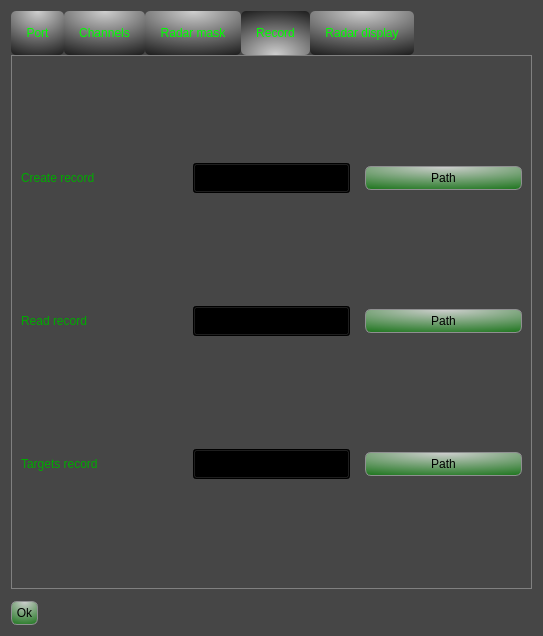
<?xml version="1.0" encoding="UTF-8"?>
<ui version="4.0">
 <class>WindowSettings</class>
 <widget class="QDialog" name="WindowSettings">
  <property name="geometry">
   <rect>
    <x>0</x>
    <y>0</y>
    <width>543</width>
    <height>636</height>
   </rect>
  </property>
  <property name="maximumSize">
   <size>
    <width>600</width>
    <height>800</height>
   </size>
  </property>
  <property name="windowTitle">
   <string>Dialog</string>
  </property>
  <property name="styleSheet">
   <string notr="true">QDialog {
background-color: rgb(70, 70, 70);
}

QTabBar::tab { 
	background-color: qradialgradient(spread:pad, cx:0.505, cy:0, radius:1.292, fx:0.505075, fy:0.006, stop:0 rgba(207, 207, 207, 255), stop:1 rgba(0, 0, 0, 255));
border-radius:5px;
padding:15;
	font: 8pt &quot;MS Shell Dlg 2&quot;;
	color: rgb(0, 255, 0);
} 

QTabBar::tab:selected { 
	background-color: qradialgradient(spread:pad, cx:0.500025, cy:1, radius:1.292, fx:0.5001, fy:1, stop:0 rgba(207, 207, 207, 255), stop:1 rgba(0, 0, 0, 255));
border-color: rgb(255, 255, 0);
	border-color: rgb(0, 170, 0);
border-width:3;
}

QTabBar::field { 
background-color: rgb(70, 70, 70);
}

QTabWidget::tab {
 background-color: rgb(70, 70, 70);
}

QTabWidget:pane {
border: 1px solid gray;
 background-color: rgb(70, 70, 70);
}

QPushButton
{
	background-color: qradialgradient(spread:pad, cx:0.505, cy:0, radius:1.292, fx:0.505075, fy:0.006, stop:0 rgba(207, 207, 207, 255), stop:1 rgba(0, 102, 0, 255));
border: 1px solid #8f8f91;
border-radius: 6px;
padding:4;
font: 10pt &quot;MS Shell Dlg 2&quot;;
}

QPushButton:pressed {
	background-color: qradialgradient(spread:pad, cx:0.500025, cy:1, radius:1.292, fx:0.5001, fy:1, stop:0 rgba(207, 207, 207, 255), stop:1 rgba(0, 102, 0, 255));
}

QPushButton:checked {
/*color: rgb(0, 255, 0);
border-color: rgb(0, 0, 127);
background-color: rgb(255, 255, 255);*/
	border-color: rgb(255, 255, 0);
border-width: 2px;
	background-color: qradialgradient(spread:pad, cx:0.500025, cy:1, radius:1.292, fx:0.5001, fy:1, stop:0 rgba(207, 207, 207, 255), stop:1 rgba(0, 102, 0, 255));
}

QComboBox {
	background-color: qradialgradient(spread:pad, cx:0.500025, cy:1, radius:1.292, fx:0.5001, fy:1, stop:0 rgba(207, 207, 207, 255), stop:1 rgba(0, 102, 0, 255));
border-color: rgb(85, 170, 0);
border-width:2px;
selection-background-color: rgb(70, 70, 70, 0);
padding:5;
	font: 10pt &quot;MS Shell Dlg 2&quot;;
}

QComboBox:selected {
background-color: rgb(70, 70, 70, 0);
}

QTextEdit {
background-color: rgb(70, 70, 70);
color: rgb(0, 170, 0);
}

QLabel {
background-color: rgb(0, 0, 0, 0);
font: 10pt &quot;MS Shell Dlg 2&quot;;
}

QSpinBox {
	background-color: qradialgradient(spread:pad, cx:0.505, cy:0, radius:1.292, fx:0.505075, fy:0.006, stop:0 rgba(207, 207, 207, 255), stop:1 rgba(0, 102, 0, 255));
padding:6;
selection-background-color: rgb(70, 70, 70, 0);
	selection-color: rgb(255, 0, 0);
font: 10pt &quot;MS Shell Dlg 2&quot;;
}</string>
  </property>
  <layout class="QVBoxLayout" name="verticalLayout">
   <property name="spacing">
    <number>12</number>
   </property>
   <item>
    <widget class="QTabWidget" name="tabWidget">
     <property name="styleSheet">
      <string notr="true">QLabel {
background-color: rgb(0, 0, 0, 0);
	color: rgb(0, 170, 0);
font: 8pt &quot;MS Shell Dlg 2&quot;;
}</string>
     </property>
     <property name="currentIndex">
      <number>3</number>
     </property>
     <property name="iconSize">
      <size>
       <width>16</width>
       <height>16</height>
      </size>
     </property>
     <widget class="QWidget" name="tab">
      <property name="minimumSize">
       <size>
        <width>0</width>
        <height>0</height>
       </size>
      </property>
      <property name="styleSheet">
       <string notr="true"/>
      </property>
      <attribute name="title">
       <string>Port</string>
      </attribute>
      <layout class="QGridLayout" name="gridLayout">
       <property name="spacing">
        <number>15</number>
       </property>
       <item row="0" column="0">
        <widget class="QLabel" name="label_3">
         <property name="text">
          <string>&lt;html&gt;&lt;head/&gt;&lt;body&gt;&lt;p align=&quot;center&quot;&gt;&lt;span style=&quot; font-size:12pt;&quot;&gt;Port&lt;/span&gt;&lt;/p&gt;&lt;/body&gt;&lt;/html&gt;</string>
         </property>
        </widget>
       </item>
       <item row="0" column="1">
        <widget class="QLabel" name="labelIcon">
         <property name="text">
          <string/>
         </property>
        </widget>
       </item>
       <item row="1" column="1">
        <widget class="QComboBox" name="comboBox">
         <item>
          <property name="text">
           <string>COM port</string>
          </property>
         </item>
         <item>
          <property name="text">
           <string>Microgate</string>
          </property>
         </item>
        </widget>
       </item>
       <item row="1" column="0">
        <widget class="QLabel" name="label_2">
         <property name="text">
          <string>Device</string>
         </property>
        </widget>
       </item>
       <item row="2" column="0">
        <widget class="QLabel" name="label">
         <property name="text">
          <string>Name port</string>
         </property>
        </widget>
       </item>
       <item row="3" column="0">
        <widget class="QLabel" name="labelBaud">
         <property name="text">
          <string>Baund rate</string>
         </property>
        </widget>
       </item>
       <item row="3" column="1">
        <widget class="QComboBox" name="comboBoxBaud">
         <item>
          <property name="text">
           <string>1200</string>
          </property>
         </item>
         <item>
          <property name="text">
           <string>2400</string>
          </property>
         </item>
         <item>
          <property name="text">
           <string>4800</string>
          </property>
         </item>
         <item>
          <property name="text">
           <string>9600</string>
          </property>
         </item>
         <item>
          <property name="text">
           <string>19200</string>
          </property>
         </item>
         <item>
          <property name="text">
           <string>38400</string>
          </property>
         </item>
         <item>
          <property name="text">
           <string>57600</string>
          </property>
         </item>
         <item>
          <property name="text">
           <string>115200</string>
          </property>
         </item>
         <item>
          <property name="text">
           <string>-1</string>
          </property>
         </item>
        </widget>
       </item>
       <item row="4" column="0">
        <widget class="QLabel" name="labelByte">
         <property name="text">
          <string>Byte size</string>
         </property>
        </widget>
       </item>
       <item row="5" column="1">
        <widget class="QComboBox" name="comboBoxParity">
         <item>
          <property name="text">
           <string>NoParity</string>
          </property>
         </item>
         <item>
          <property name="text">
           <string>EvenParity</string>
          </property>
         </item>
         <item>
          <property name="text">
           <string>OddParity</string>
          </property>
         </item>
         <item>
          <property name="text">
           <string>SpaceParity</string>
          </property>
         </item>
         <item>
          <property name="text">
           <string>MarkParity</string>
          </property>
         </item>
         <item>
          <property name="text">
           <string>UnknownParity</string>
          </property>
         </item>
        </widget>
       </item>
       <item row="6" column="0">
        <widget class="QLabel" name="labelBits">
         <property name="text">
          <string>Stop bits</string>
         </property>
        </widget>
       </item>
       <item row="2" column="1">
        <widget class="QComboBox" name="comboBoxPort"/>
       </item>
       <item row="4" column="1">
        <widget class="QComboBox" name="comboBoxByte">
         <item>
          <property name="text">
           <string>5</string>
          </property>
         </item>
         <item>
          <property name="text">
           <string>6</string>
          </property>
         </item>
         <item>
          <property name="text">
           <string>7</string>
          </property>
         </item>
         <item>
          <property name="text">
           <string>8</string>
          </property>
         </item>
         <item>
          <property name="text">
           <string>-1</string>
          </property>
         </item>
        </widget>
       </item>
       <item row="6" column="1">
        <widget class="QComboBox" name="comboBoxBits">
         <item>
          <property name="text">
           <string>OneStop</string>
          </property>
         </item>
         <item>
          <property name="text">
           <string>OneAndHalfStop</string>
          </property>
         </item>
         <item>
          <property name="text">
           <string>TwoStop</string>
          </property>
         </item>
         <item>
          <property name="text">
           <string>UnknownStopBits</string>
          </property>
         </item>
        </widget>
       </item>
       <item row="5" column="0">
        <widget class="QLabel" name="labelParity">
         <property name="text">
          <string>Parity</string>
         </property>
        </widget>
       </item>
      </layout>
     </widget>
     <widget class="QWidget" name="tab_2">
      <property name="styleSheet">
       <string notr="true"/>
      </property>
      <attribute name="title">
       <string>Channels</string>
      </attribute>
      <layout class="QGridLayout" name="gridLayout_2">
       <item row="0" column="0">
        <widget class="QLabel" name="label_9">
         <property name="text">
          <string>&lt;html&gt;&lt;head/&gt;&lt;body&gt;&lt;p align=&quot;center&quot;&gt;&lt;span style=&quot; font-size:12pt;&quot;&gt;Channels&lt;/span&gt;&lt;/p&gt;&lt;/body&gt;&lt;/html&gt;</string>
         </property>
        </widget>
       </item>
       <item row="0" column="2">
        <widget class="QLabel" name="labelIcon_2">
         <property name="text">
          <string/>
         </property>
        </widget>
       </item>
       <item row="1" column="2">
        <widget class="QLabel" name="labThresh">
         <property name="maximumSize">
          <size>
           <width>16777215</width>
           <height>20</height>
          </size>
         </property>
         <property name="text">
          <string>Threshold value</string>
         </property>
        </widget>
       </item>
       <item row="1" column="4">
        <widget class="QLabel" name="labVal">
         <property name="text">
          <string>% value</string>
         </property>
        </widget>
       </item>
       <item row="2" column="0">
        <widget class="QLabel" name="labACP">
         <property name="text">
          <string>ACP</string>
         </property>
        </widget>
       </item>
       <item row="2" column="1">
        <widget class="QComboBox" name="comboBoxAz">
         <item>
          <property name="text">
           <string>Channel 1</string>
          </property>
         </item>
         <item>
          <property name="text">
           <string>Channel 2</string>
          </property>
         </item>
         <item>
          <property name="text">
           <string>Channel 3</string>
          </property>
         </item>
         <item>
          <property name="text">
           <string>Channel 4</string>
          </property>
         </item>
         <item>
          <property name="text">
           <string>Channel 5</string>
          </property>
         </item>
         <item>
          <property name="text">
           <string>Channel 6</string>
          </property>
         </item>
         <item>
          <property name="text">
           <string>Channel 7</string>
          </property>
         </item>
         <item>
          <property name="text">
           <string>Channel 8</string>
          </property>
         </item>
        </widget>
       </item>
       <item row="2" column="2">
        <widget class="QSpinBox" name="spinBoxAz">
         <property name="styleSheet">
          <string notr="true">gridline-color: rgb(85, 255, 255);</string>
         </property>
        </widget>
       </item>
       <item row="2" column="3">
        <widget class="QPushButton" name="butAutoACP">
         <property name="text">
          <string>Auto</string>
         </property>
        </widget>
       </item>
       <item row="2" column="4">
        <widget class="QSpinBox" name="spinCoefficACP"/>
       </item>
       <item row="3" column="0">
        <widget class="QLabel" name="labARP">
         <property name="text">
          <string>ARP</string>
         </property>
        </widget>
       </item>
       <item row="3" column="1">
        <widget class="QComboBox" name="comboBoxNor">
         <item>
          <property name="text">
           <string>Channel 1</string>
          </property>
         </item>
         <item>
          <property name="text">
           <string>Channel 2</string>
          </property>
         </item>
         <item>
          <property name="text">
           <string>Channel 3</string>
          </property>
         </item>
         <item>
          <property name="text">
           <string>Channel 4</string>
          </property>
         </item>
         <item>
          <property name="text">
           <string>Channel 5</string>
          </property>
         </item>
         <item>
          <property name="text">
           <string>Channel 6</string>
          </property>
         </item>
         <item>
          <property name="text">
           <string>Channel 7</string>
          </property>
         </item>
         <item>
          <property name="text">
           <string>Channel 8</string>
          </property>
         </item>
        </widget>
       </item>
       <item row="3" column="2">
        <widget class="QSpinBox" name="spinBoxNor">
         <property name="styleSheet">
          <string notr="true"/>
         </property>
        </widget>
       </item>
       <item row="3" column="3">
        <widget class="QPushButton" name="butAutoARP">
         <property name="text">
          <string>Auto</string>
         </property>
        </widget>
       </item>
       <item row="3" column="4">
        <widget class="QSpinBox" name="spinCoefficARP"/>
       </item>
       <item row="4" column="0">
        <widget class="QLabel" name="labR1">
         <property name="text">
          <string>R1</string>
         </property>
        </widget>
       </item>
       <item row="4" column="1">
        <widget class="QComboBox" name="comboBoxR1">
         <item>
          <property name="text">
           <string>Channel 1</string>
          </property>
         </item>
         <item>
          <property name="text">
           <string>Channel 2</string>
          </property>
         </item>
         <item>
          <property name="text">
           <string>Channel 3</string>
          </property>
         </item>
         <item>
          <property name="text">
           <string>Channel 4</string>
          </property>
         </item>
         <item>
          <property name="text">
           <string>Channel 5</string>
          </property>
         </item>
         <item>
          <property name="text">
           <string>Channel 6</string>
          </property>
         </item>
         <item>
          <property name="text">
           <string>Channel 7</string>
          </property>
         </item>
         <item>
          <property name="text">
           <string>Channel 8</string>
          </property>
         </item>
        </widget>
       </item>
       <item row="4" column="2">
        <widget class="QLabel" name="labR2">
         <property name="text">
          <string>R2</string>
         </property>
        </widget>
       </item>
       <item row="4" column="3">
        <widget class="QComboBox" name="comboBoxR2">
         <item>
          <property name="text">
           <string>Channel 1</string>
          </property>
         </item>
         <item>
          <property name="text">
           <string>Channel 2</string>
          </property>
         </item>
         <item>
          <property name="text">
           <string>Channel 3</string>
          </property>
         </item>
         <item>
          <property name="text">
           <string>Channel 4</string>
          </property>
         </item>
         <item>
          <property name="text">
           <string>Channel 5</string>
          </property>
         </item>
         <item>
          <property name="text">
           <string>Channel 6</string>
          </property>
         </item>
         <item>
          <property name="text">
           <string>Channel 7</string>
          </property>
         </item>
         <item>
          <property name="text">
           <string>Channel 8</string>
          </property>
         </item>
        </widget>
       </item>
       <item row="5" column="0">
        <widget class="QLabel" name="labS1">
         <property name="text">
          <string>S1</string>
         </property>
        </widget>
       </item>
       <item row="5" column="1">
        <widget class="QComboBox" name="comboBoxS1">
         <item>
          <property name="text">
           <string>Channel 1</string>
          </property>
         </item>
         <item>
          <property name="text">
           <string>Channel 2</string>
          </property>
         </item>
         <item>
          <property name="text">
           <string>Channel 3</string>
          </property>
         </item>
         <item>
          <property name="text">
           <string>Channel 4</string>
          </property>
         </item>
         <item>
          <property name="text">
           <string>Channel 5</string>
          </property>
         </item>
         <item>
          <property name="text">
           <string>Channel 6</string>
          </property>
         </item>
         <item>
          <property name="text">
           <string>Channel 7</string>
          </property>
         </item>
         <item>
          <property name="text">
           <string>Channel 8</string>
          </property>
         </item>
        </widget>
       </item>
       <item row="5" column="2">
        <widget class="QLabel" name="labS2">
         <property name="text">
          <string>S2</string>
         </property>
        </widget>
       </item>
       <item row="5" column="3">
        <widget class="QComboBox" name="comboBoxS2">
         <item>
          <property name="text">
           <string>Channel 1</string>
          </property>
         </item>
         <item>
          <property name="text">
           <string>Channel 2</string>
          </property>
         </item>
         <item>
          <property name="text">
           <string>Channel 3</string>
          </property>
         </item>
         <item>
          <property name="text">
           <string>Channel 4</string>
          </property>
         </item>
         <item>
          <property name="text">
           <string>Channel 5</string>
          </property>
         </item>
         <item>
          <property name="text">
           <string>Channel 6</string>
          </property>
         </item>
         <item>
          <property name="text">
           <string>Channel 7</string>
          </property>
         </item>
         <item>
          <property name="text">
           <string>Channel 8</string>
          </property>
         </item>
        </widget>
       </item>
       <item row="6" column="0">
        <widget class="QLabel" name="labS3">
         <property name="text">
          <string>S3</string>
         </property>
        </widget>
       </item>
       <item row="6" column="1">
        <widget class="QComboBox" name="comboBoxS3">
         <item>
          <property name="text">
           <string>Channel 1</string>
          </property>
         </item>
         <item>
          <property name="text">
           <string>Channel 2</string>
          </property>
         </item>
         <item>
          <property name="text">
           <string>Channel 3</string>
          </property>
         </item>
         <item>
          <property name="text">
           <string>Channel 4</string>
          </property>
         </item>
         <item>
          <property name="text">
           <string>Channel 5</string>
          </property>
         </item>
         <item>
          <property name="text">
           <string>Channel 6</string>
          </property>
         </item>
         <item>
          <property name="text">
           <string>Channel 7</string>
          </property>
         </item>
         <item>
          <property name="text">
           <string>Channel 8</string>
          </property>
         </item>
        </widget>
       </item>
       <item row="7" column="0">
        <widget class="QLabel" name="labVidR">
         <property name="text">
          <string>Video</string>
         </property>
        </widget>
       </item>
       <item row="7" column="1">
        <widget class="QComboBox" name="comboBoxTarR">
         <item>
          <property name="text">
           <string>Channel 1</string>
          </property>
         </item>
         <item>
          <property name="text">
           <string>Channel 2</string>
          </property>
         </item>
         <item>
          <property name="text">
           <string>Channel 3</string>
          </property>
         </item>
         <item>
          <property name="text">
           <string>Channel 4</string>
          </property>
         </item>
         <item>
          <property name="text">
           <string>Channel 5</string>
          </property>
         </item>
         <item>
          <property name="text">
           <string>Channel 6</string>
          </property>
         </item>
         <item>
          <property name="text">
           <string>Channel 7</string>
          </property>
         </item>
         <item>
          <property name="text">
           <string>Channel 8</string>
          </property>
         </item>
        </widget>
       </item>
       <item row="7" column="2">
        <widget class="QLabel" name="labTrigR">
         <property name="text">
          <string>Trigger</string>
         </property>
        </widget>
       </item>
       <item row="7" column="3">
        <widget class="QComboBox" name="comboBoxTrR">
         <item>
          <property name="text">
           <string>Channel 1</string>
          </property>
         </item>
         <item>
          <property name="text">
           <string>Channel 2</string>
          </property>
         </item>
         <item>
          <property name="text">
           <string>Channel 3</string>
          </property>
         </item>
         <item>
          <property name="text">
           <string>Channel 4</string>
          </property>
         </item>
         <item>
          <property name="text">
           <string>Channel 5</string>
          </property>
         </item>
         <item>
          <property name="text">
           <string>Channel 6</string>
          </property>
         </item>
         <item>
          <property name="text">
           <string>Channel 7</string>
          </property>
         </item>
         <item>
          <property name="text">
           <string>Channel 8</string>
          </property>
         </item>
        </widget>
       </item>
       <item row="8" column="0">
        <widget class="QLabel" name="labVid">
         <property name="text">
          <string>Video</string>
         </property>
        </widget>
       </item>
       <item row="8" column="1">
        <widget class="QComboBox" name="comboBoxTar">
         <item>
          <property name="text">
           <string>Channel 1</string>
          </property>
         </item>
         <item>
          <property name="text">
           <string>Channel 2</string>
          </property>
         </item>
         <item>
          <property name="text">
           <string>Channel 3</string>
          </property>
         </item>
         <item>
          <property name="text">
           <string>Channel 4</string>
          </property>
         </item>
         <item>
          <property name="text">
           <string>Channel 5</string>
          </property>
         </item>
         <item>
          <property name="text">
           <string>Channel 6</string>
          </property>
         </item>
         <item>
          <property name="text">
           <string>Channel 7</string>
          </property>
         </item>
         <item>
          <property name="text">
           <string>Channel 8</string>
          </property>
         </item>
        </widget>
       </item>
       <item row="8" column="2">
        <widget class="QSpinBox" name="spinBoxTar">
         <property name="styleSheet">
          <string notr="true"/>
         </property>
        </widget>
       </item>
       <item row="8" column="3">
        <widget class="QPushButton" name="butAutoVidio">
         <property name="text">
          <string>Auto</string>
         </property>
        </widget>
       </item>
       <item row="8" column="4">
        <widget class="QSpinBox" name="spinCoefficVideo"/>
       </item>
       <item row="9" column="0">
        <widget class="QLabel" name="labTrig">
         <property name="text">
          <string>Trigger</string>
         </property>
        </widget>
       </item>
       <item row="9" column="1">
        <widget class="QComboBox" name="comboBoxTr">
         <item>
          <property name="text">
           <string>Channel 1</string>
          </property>
         </item>
         <item>
          <property name="text">
           <string>Channel 2</string>
          </property>
         </item>
         <item>
          <property name="text">
           <string>Channel 3</string>
          </property>
         </item>
         <item>
          <property name="text">
           <string>Channel 4</string>
          </property>
         </item>
         <item>
          <property name="text">
           <string>Channel 5</string>
          </property>
         </item>
         <item>
          <property name="text">
           <string>Channel 6</string>
          </property>
         </item>
         <item>
          <property name="text">
           <string>Channel 7</string>
          </property>
         </item>
         <item>
          <property name="text">
           <string>Channel 8</string>
          </property>
         </item>
        </widget>
       </item>
       <item row="9" column="2">
        <widget class="QSpinBox" name="spinBoxTr"/>
       </item>
       <item row="9" column="3">
        <widget class="QPushButton" name="butAutoTrig">
         <property name="text">
          <string>Auto</string>
         </property>
        </widget>
       </item>
       <item row="9" column="4">
        <widget class="QSpinBox" name="spinCoefficTrigger"/>
       </item>
       <item row="10" column="0">
        <widget class="QLabel" name="label_17">
         <property name="text">
          <string>Type of radar</string>
         </property>
        </widget>
       </item>
       <item row="10" column="2" colspan="2">
        <widget class="QComboBox" name="comboBoxTypeRadar">
         <item>
          <property name="text">
           <string>TPS 63</string>
          </property>
         </item>
         <item>
          <property name="text">
           <string>R 18</string>
          </property>
         </item>
        </widget>
       </item>
       <item row="10" column="4">
        <widget class="QPushButton" name="butReduceS">
         <property name="text">
          <string>Reduce_S</string>
         </property>
        </widget>
       </item>
       <item row="11" column="4">
        <widget class="QPushButton" name="butReduceR">
         <property name="text">
          <string>Reduce_R</string>
         </property>
        </widget>
       </item>
      </layout>
     </widget>
     <widget class="QWidget" name="tab_4">
      <attribute name="title">
       <string>Radar mask</string>
      </attribute>
      <layout class="QVBoxLayout" name="verticalLayout_2">
       <item>
        <layout class="QHBoxLayout" name="horizontalLayout_2">
         <item>
          <widget class="QPushButton" name="butAddMask">
           <property name="minimumSize">
            <size>
             <width>60</width>
             <height>0</height>
            </size>
           </property>
           <property name="text">
            <string>Add</string>
           </property>
          </widget>
         </item>
         <item>
          <widget class="QPushButton" name="butDeleteMask">
           <property name="text">
            <string>Delete</string>
           </property>
          </widget>
         </item>
         <item>
          <widget class="QPushButton" name="butCancelMask">
           <property name="text">
            <string>Cancel</string>
           </property>
          </widget>
         </item>
         <item>
          <spacer name="horizontalSpacer_2">
           <property name="orientation">
            <enum>Qt::Horizontal</enum>
           </property>
           <property name="sizeHint" stdset="0">
            <size>
             <width>40</width>
             <height>20</height>
            </size>
           </property>
          </spacer>
         </item>
        </layout>
       </item>
       <item>
        <layout class="QGridLayout" name="gridLayout_4">
         <item row="0" column="2">
          <widget class="QLabel" name="labRang">
           <property name="text">
            <string>Start range</string>
           </property>
          </widget>
         </item>
         <item row="1" column="0">
          <widget class="QLabel" name="labAz_2">
           <property name="text">
            <string>End azimuth</string>
           </property>
          </widget>
         </item>
         <item row="1" column="1">
          <widget class="QLineEdit" name="linAz_2"/>
         </item>
         <item row="0" column="1">
          <widget class="QLineEdit" name="linAz"/>
         </item>
         <item row="0" column="3">
          <widget class="QLineEdit" name="linRang"/>
         </item>
         <item row="0" column="0">
          <widget class="QLabel" name="labAz">
           <property name="text">
            <string>Start azimuth</string>
           </property>
          </widget>
         </item>
         <item row="1" column="3">
          <widget class="QLineEdit" name="linRang_2"/>
         </item>
         <item row="1" column="2">
          <widget class="QLabel" name="labRang_2">
           <property name="text">
            <string>End range</string>
           </property>
          </widget>
         </item>
        </layout>
       </item>
       <item>
        <widget class="QListWidget" name="listMask"/>
       </item>
       <item>
        <widget class="QTextEdit" name="textEditMask"/>
       </item>
      </layout>
     </widget>
     <widget class="QWidget" name="tab_3">
      <attribute name="title">
       <string>Record</string>
      </attribute>
      <layout class="QGridLayout" name="gridLayout_3">
       <property name="spacing">
        <number>15</number>
       </property>
       <item row="0" column="1">
        <widget class="QComboBox" name="comboBoxCreateRecord">
         <item>
          <property name="text">
           <string>None</string>
          </property>
         </item>
         <item>
          <property name="text">
           <string>Write</string>
          </property>
         </item>
        </widget>
       </item>
       <item row="1" column="1">
        <widget class="QComboBox" name="comboBoxMode">
         <property name="styleSheet">
          <string notr="true"/>
         </property>
         <item>
          <property name="text">
           <string>Board</string>
          </property>
         </item>
         <item>
          <property name="text">
           <string>File</string>
          </property>
         </item>
        </widget>
       </item>
       <item row="1" column="2">
        <widget class="QPushButton" name="butPathRead">
         <property name="text">
          <string>Path</string>
         </property>
        </widget>
       </item>
       <item row="1" column="0">
        <widget class="QLabel" name="labReadRec">
         <property name="text">
          <string>Read record</string>
         </property>
        </widget>
       </item>
       <item row="0" column="2">
        <widget class="QPushButton" name="butPathWrite">
         <property name="text">
          <string>Path</string>
         </property>
        </widget>
       </item>
       <item row="0" column="0">
        <widget class="QLabel" name="labCrRec">
         <property name="text">
          <string>Create record</string>
         </property>
        </widget>
       </item>
       <item row="2" column="0">
        <widget class="QLabel" name="labTarRec">
         <property name="text">
          <string>Targets record</string>
         </property>
        </widget>
       </item>
       <item row="2" column="1">
        <widget class="QComboBox" name="comboBoxTarRec">
         <item>
          <property name="text">
           <string>None</string>
          </property>
         </item>
         <item>
          <property name="text">
           <string>Writing</string>
          </property>
         </item>
        </widget>
       </item>
       <item row="2" column="2">
        <widget class="QPushButton" name="butPathTarRec">
         <property name="text">
          <string>Path</string>
         </property>
        </widget>
       </item>
      </layout>
     </widget>
     <widget class="QWidget" name="tab_5">
      <attribute name="title">
       <string>Radar display</string>
      </attribute>
      <layout class="QGridLayout" name="gridLayout_5">
       <item row="2" column="1">
        <widget class="QSpinBox" name="spinBoxStAngle"/>
       </item>
       <item row="1" column="1">
        <widget class="QComboBox" name="comboBoxProtect">
         <item>
          <property name="text">
           <string>Protected</string>
          </property>
         </item>
         <item>
          <property name="text">
           <string>None</string>
          </property>
         </item>
        </widget>
       </item>
       <item row="2" column="0">
        <widget class="QLabel" name="label_15">
         <property name="text">
          <string>Start azimuth</string>
         </property>
        </widget>
       </item>
       <item row="3" column="1">
        <widget class="QComboBox" name="comboBoxButLay">
         <item>
          <property name="text">
           <string>Bottom</string>
          </property>
         </item>
         <item>
          <property name="text">
           <string>Side</string>
          </property>
         </item>
         <item>
          <property name="text">
           <string>None</string>
          </property>
         </item>
        </widget>
       </item>
       <item row="1" column="0">
        <widget class="QLabel" name="label_10">
         <property name="text">
          <string>Uncorrect signals</string>
         </property>
        </widget>
       </item>
       <item row="3" column="0">
        <widget class="QLabel" name="label_14">
         <property name="text">
          <string>Button layout</string>
         </property>
        </widget>
       </item>
       <item row="0" column="0">
        <widget class="QLabel" name="label_16">
         <property name="text">
          <string>Noise filtre</string>
         </property>
        </widget>
       </item>
       <item row="0" column="1">
        <widget class="QSpinBox" name="spinBoxFiltreNoise"/>
       </item>
      </layout>
     </widget>
    </widget>
   </item>
   <item>
    <layout class="QHBoxLayout" name="horizontalLayout">
     <item>
      <widget class="QPushButton" name="butOk">
       <property name="text">
        <string>Ok</string>
       </property>
      </widget>
     </item>
     <item>
      <spacer name="horizontalSpacer">
       <property name="orientation">
        <enum>Qt::Horizontal</enum>
       </property>
       <property name="sizeHint" stdset="0">
        <size>
         <width>40</width>
         <height>20</height>
        </size>
       </property>
      </spacer>
     </item>
    </layout>
   </item>
  </layout>
 </widget>
 <resources/>
 <connections>
  <connection>
   <sender>butOk</sender>
   <signal>clicked()</signal>
   <receiver>WindowSettings</receiver>
   <slot>close()</slot>
   <hints>
    <hint type="sourcelabel">
     <x>121</x>
     <y>190</y>
    </hint>
    <hint type="destinationlabel">
     <x>169</x>
     <y>172</y>
    </hint>
   </hints>
  </connection>
 </connections>
</ui>
